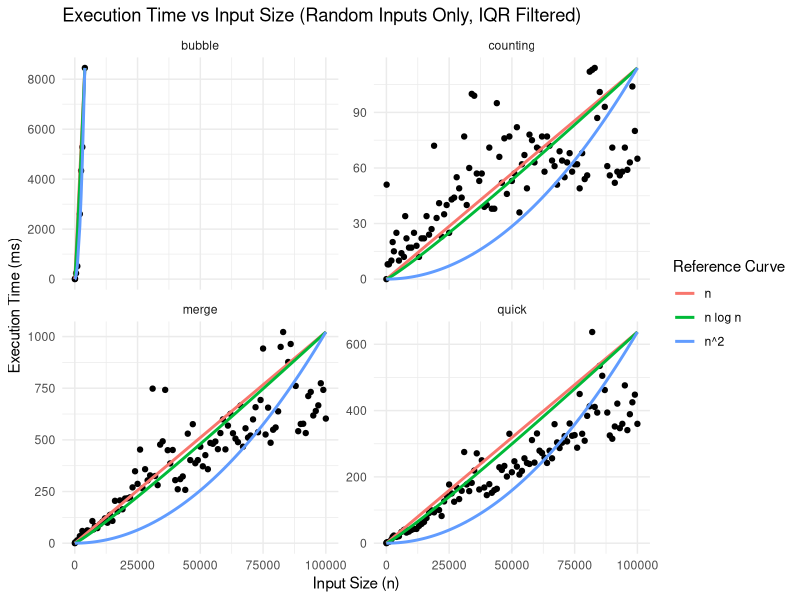

Source code (R):
library(tidyverse)

setwd("C:/Users/graur/Documents/Coding/PracticalStats")

# Load data
df <- read_csv("100k_results.csv")

# Keep only random inputs for all algorithms
plot_df <- df %>%
  filter(algorithm %in% c("bubble", "counting", "merge", "quick")) %>%
  filter(str_detect(input_file, "^random_")) %>%
  mutate(
    time = as.numeric(wall_time_ms),
    n = as.numeric(input_size),
    n_log_n = n * log(n),
    n_sq = n^2
  ) %>%
  drop_na(time, n)

# Remove outliers using IQR per algorithm
plot_df <- plot_df %>%
  group_by(algorithm) %>%
  mutate(
    q1 = quantile(time, 0.25, na.rm = TRUE),
    q3 = quantile(time, 0.75, na.rm = TRUE),
    iqr = IQR(time, na.rm = TRUE),
    lower = q1 - 1.5 * iqr,
    upper = q3 + 1.5 * iqr
  ) %>%
  filter(time >= lower, time <= upper) %>%
  ungroup() %>%
  select(-q1, -q3, -iqr, -lower, -upper)

# Count points per algorithm
point_counts <- plot_df %>%
  count(algorithm, name = "num_points")

# Scaling function
scale_to_time <- function(x, time_vals) {
  x * (max(time_vals, na.rm = TRUE) / max(x, na.rm = TRUE))
}

# Scale curves per algorithm
plot_df <- plot_df %>%
  group_by(algorithm) %>%
  mutate(
    n_scaled = scale_to_time(n, time),
    nlogn_scaled = scale_to_time(n_log_n, time),
    nsq_scaled = scale_to_time(n_sq, time)
  ) %>%
  ungroup()

# Reshape for plotting
plot_long <- plot_df %>%
  select(algorithm, n, time, n_scaled, nlogn_scaled, nsq_scaled) %>%
  pivot_longer(
    cols = c(n_scaled, nlogn_scaled, nsq_scaled),
    names_to = "curve",
    values_to = "curve_value"
  ) %>%
  mutate(
    curve = recode(
      curve,
      n_scaled = "n",
      nlogn_scaled = "n log n",
      nsq_scaled = "n^2"
    )
  )

# Plot
ggplot() +
  geom_point(
    data = plot_df,
    aes(x = n, y = time),
    color = "black"
  ) +
  geom_line(
    data = plot_long,
    aes(x = n, y = curve_value, color = curve),
    linewidth = 1
  ) +
  facet_wrap(~ algorithm, scales = "free_y") +
  labs(
    title = "Execution Time vs Input Size (Random Inputs Only, IQR Filtered)",
    x = "Input Size (n)",
    y = "Execution Time (ms)",
    color = "Reference Curve"
  ) +
  theme_minimal()

# Correlation summary table
cor_table <- plot_df %>%
  group_by(algorithm) %>%
  summarise(
    points = n(),
    cor_n = cor(time, n, use = "complete.obs"),
    cor_nlogn = cor(time, n_log_n, use = "complete.obs"),
    cor_nsq = cor(time, n_sq, use = "complete.obs"),
    .groups = "drop"
  ) %>%
  arrange(algorithm)

# Console output
cat("\nPoints used per algorithm (random only, after IQR filter):\n")
print(point_counts)

cat("\nCorrelation summary:\n")
print(cor_table)
